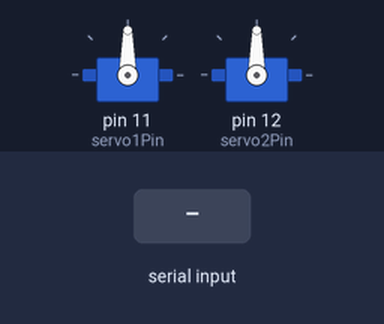
The sketch below on a simulated Arduino Uno, built with avr-gcc and run on an emulated ATmega328P. On the bench: 2 × servo. The inputs (shaded band) are chosen by the test bench. What the sketch prints to the serial monitor is not drawn.

Above: at 1.2 s.
1.3 s: byte 8 (8) received over Serial
At 2.6 s:
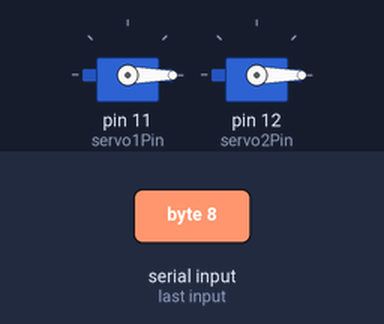
Timing chart, 0 to 4.3 s (numbered marks = the images above; inputs shaded):
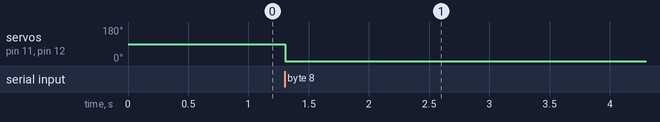

The sketch:

catlaser.ino
```cpp
/*
Cat laser chaser toy
(c)2020 by Jurva-markus Vehasmaa

*/
#include <Servo.h>

byte laserPin = 10;
byte servo1Pin = 11;
byte servo2Pin = 12;

Servo servo1;
Servo servo2;


/*
Serial state machine for receiving commands

States:
 0 - wait comand, 1 - wait parameter, 2 - execute and ->0
*/
byte serialState = 0;
byte command = 0;
byte parameter = 0;

/*
Time based state machine to actually make moves when commanded
*/
unsigned long currentTime; // Current time
unsigned long deltaTime = 500; // Time delay for calculations
unsigned long targetTime; // Time when time state machine should trigger next
/*
Variables to hold angle values for servos and travel
*/
byte P1A1 = 90; // First point
byte P1A2 = 90;
byte P2A1 = 90; // Second point
byte P2A2 = 90;
byte P3A1 = 90; // Support point to hold current angle
byte P3A2 = 90;
byte angleStep = 1; // How many degrees we change at step
byte executeState=0; // Stopped, default

void setup() {
  Serial.begin(9600);
  // Set up time based state machine
  currentTime = millis();
  targetTime = currentTime + deltaTime;

  servo1.attach(servo1Pin);
  servo2.attach(servo2Pin);

  servo1.write(P3A1);
  servo2.write(P3A2);

}

void loop() {
  if(Serial.available()>0)
  {
    if(serialState == 1)
    {
      parameter = Serial.read();
      serialState = 2;
    }
    if(serialState == 0)
    {
      command = Serial.read();
      serialState = 1;
    }
  }
  if(serialState=2)
  {
    serialState=0;
    // Decode commands and parameter values...
    switch (command){
      case 1:
        // Laser state, parameter: 0=OFF 1=ON
    if(parameter == 1)
    {
      digitalWrite(laserPin, HIGH);
        }
    else
    {
      digitalWrite(laserPin, LOW);

    }
    break;
    case 2:
        // Set P1A1 (Point 1, Angle 1)
        P1A1 = parameter;
        break;
    case 4:
        // Set P1A2
        P1A2 = parameter;
        break;
    case 5:
        // Set P2A1
        P2A1 = parameter;
        break;
    case 6:
        // Set P2A2
        P2A2 = parameter;
        break;
    case 8:
        // Execute
        executeState=1;
        break;
    case 9:
        // Stopped
        executeState=0;
        break;
    default:
        serialState=0;

        // Do nothing
        break;

    }

    // After comand execution we acknoledge it to sender
    Serial.println("Ok");
  }

  // Here we add time based state machine that does movements
  if(targetTime<=millis())
  {
    // Execute state machine
    targetTime = currentTime + deltaTime;

    if(executeState>0)
    {
      // Run math to make move
      P3A1 = byte();
      P3A2 = byte();
      // Update servos
      servo1.write(P3A1);
      servo2.write(P3A2);
      // If P2 reached -> executeState=0 - stopped again.
      if (P3A1 == P2A1 & P3A2 == P2A2)
      {
        executeState=0;
      }
    }
  }
}
```

Measured:
- after the input at 1.3 s, servo on pin 11 (servo1Pin), servo on pin 12 (servo2Pin): 90° → 0° at once
